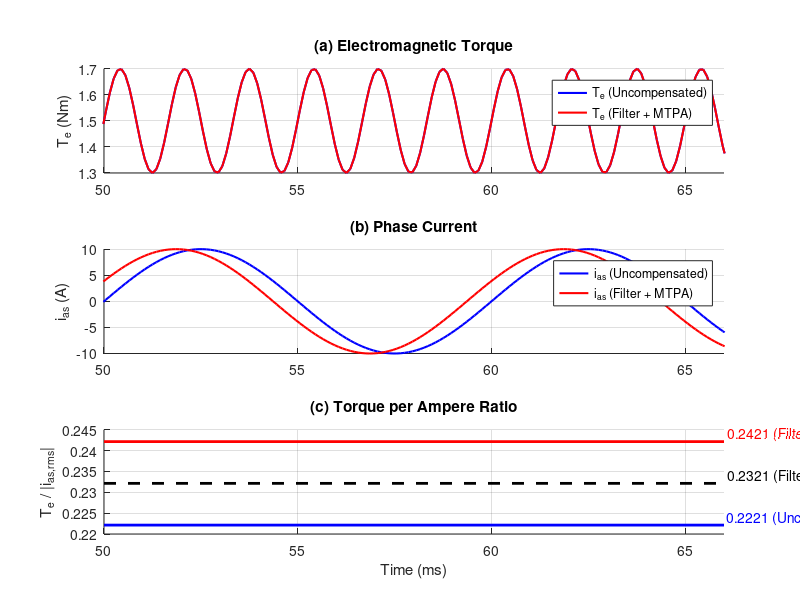

Write MATLAB code to recreate this figure.
%% compare_strategies.m
% Generates the "Steady state of LUT + MTPA vs uncompensated vs LUT only" figure.
%
% USAGE:
%   1. Run simulation for "Uncompensated" -> save logsout as 'logsout_uncomp'
%   2. Run simulation for "Filter Only"   -> save logsout as 'logsout_filter'
%   3. Run simulation for "Filter + MTPA" -> save logsout as 'logsout_mtpa'
%   4. Run this script.
%
%   If variables are missing, it generates dummy data for visualization structure.

clc; close all;

%% 1. CONFIGURATION
% Motor Parameters (Must match your simulation)
Params.P        = 4;
Params.lambda_m = 0.015;
Params.Ld       = 0.0004;
Params.Lq       = 0.0004;

% Time Window for Steady State (s)
t_ss_start = 0.05; 
t_ss_end   = 0.066; % Plot ~16ms window (one electrical cycle is ~6ms at 1850rpm)

%% 2. LOAD DATA (Or Mock if missing)
datasets = {'logsout_uncomp', 'logsout_filter', 'logsout_mtpa'};
labels   = {'Uncompensated', 'Filter Only', 'Filter + MTPA'};
colors   = {'b', 'k', 'r'};
styles   = {'-', '--', '-'};

Results = struct();

for i = 1:3
    varName = datasets{i};
    matFile = ['data_' strrep(varName, 'logsout_', '') '.mat']; % e.g., data_uncomp.mat
    
    % Try to find variable in workspace
    if evalin('base', ['exist(''' varName ''', ''var'')'])
        ds = evalin('base', varName);
        fprintf('Loaded %s from Workspace.\n', varName);
        found = true;
    % Try to load from .mat file
    elseif exist(matFile, 'file')
        fprintf('Loading %s from file...\n', matFile);
        loaded = load(matFile);
        if isfield(loaded, varName)
            ds = loaded.(varName);
            found = true;
        else
            warning('File %s found but did not contain %s.', matFile, varName);
            found = false;
        end
    else
        found = false;
    end

    if found
        % Extract Signals
        ts_ia = ds.getElement('i_a').Values;
        ts_ib = ds.getElement('i_b').Values;
        ts_ic = ds.getElement('i_c').Values;
        ts_tr = ds.getElement('theta_r').Values;
        
        t = ts_ia.Time;
        i_a = ts_ia.Data;
        i_b = ts_ib.Data;
        i_c = ts_ic.Data;
        theta_r = interp1(ts_tr.Time, ts_tr.Data, t, 'linear', 'extrap');
        
        % Calculate DQ & Torque
        theta_e = mod(theta_r * Params.P, 2*pi);
        i_alpha = (2/3) * (i_a - 0.5*i_b - 0.5*i_c);
        i_beta  = (2/3) * (sqrt(3)/2*i_b - sqrt(3)/2*i_c);
        i_d =  i_alpha .* cos(theta_e) + i_beta .* sin(theta_e);
        i_q = -i_alpha .* sin(theta_e) + i_beta .* cos(theta_e);
        T_e = 1.5 * Params.P * (Params.lambda_m .* i_q + (Params.Ld - Params.Lq) .* i_d .* i_q);
        
        % Store
        Results(i).t  = t;
        Results(i).ia = i_a;
        Results(i).Te = T_e;
        Results(i).id = i_d;
        Results(i).iq = i_q;
        
        % Calculate Metrics (Ratio)
        idx = t > t(1)+1; % Use last part for avg if t_ss is specific
        if ~any(idx), idx = 1:length(t); end
        
        T_avg = mean(T_e(idx));
        I_rms = rms(i_a(idx));
        Results(i).Ratio = T_avg / I_rms;
        
    else
        fprintf('Metric: %s not found. Using dummy data.\n', varName);
        % Dummy sinusoids for visual check
        t = linspace(0, 0.1, 1000)';
        Results(i).t  = t;
        Results(i).ia = 10 * sin(2*pi*100*t + (i-1)*0.2);
        Results(i).Te = 1.5 + 0.2*sin(2*pi*600*t);
        Results(i).Ratio = 1.5 / (10/sqrt(2)) + i*0.01;
    end
end

%% 3. PLOTTING
figure('Name', 'Comparison', 'Color', 'w', 'Position', [100 100 600 800]);

% (a) Torque Te
ax1 = subplot(3,1,1); hold on;
% Plot Uncomp vs MTPA
plot(Results(1).t*1000, Results(1).Te, 'b-', 'LineWidth', 1.5);
plot(Results(3).t*1000, Results(3).Te, 'r-', 'LineWidth', 1.5);
ylabel('T_e (Nm)');
legend('T_e (Uncompensated)', 'T_e (Filter + MTPA)');
title('(a) Electromagnetic Torque');
grid on;
xlim([t_ss_start, t_ss_end]*1000);

% (b) Phase Current i_as
ax2 = subplot(3,1,2); hold on;
plot(Results(1).t*1000, Results(1).ia, 'b-', 'LineWidth', 1.5);
plot(Results(3).t*1000, Results(3).ia, 'r-', 'LineWidth', 1.5);
ylabel('i_{as} (A)');
legend('i_{as} (Uncompensated)', 'i_{as} (Filter + MTPA)');
title('(b) Phase Current');
grid on;

% (c) Torque/Ampere Ratio
ax3 = subplot(3,1,3); hold on;
% This is a scalar, plot as horizontal line
for i = [3, 2, 1] % Order: MTPA (Top), Filter, Uncomp (Bot)
    yval = Results(i).Ratio;
    plot([t_ss_start t_ss_end]*1000, [yval yval], 'Color', colors{i}, 'LineStyle', styles{i}, 'LineWidth', 2);
    text(t_ss_end*1000, yval, sprintf(' %.4f (%s)', yval, labels{i}), 'Color', colors{i}, 'VerticalAlignment', 'bottom');
end
ylabel('T_e / |i_{as,rms}|');
title('(c) Torque per Ampere Ratio');
grid on;
xlabel('Time (ms)');

linkaxes([ax1, ax2, ax3], 'x');
xlim([t_ss_start, t_ss_end]*1000);

warning('Ensure you update "t_ss_start" and "t_ss_end" to zoom into the correct steady-state window!');
